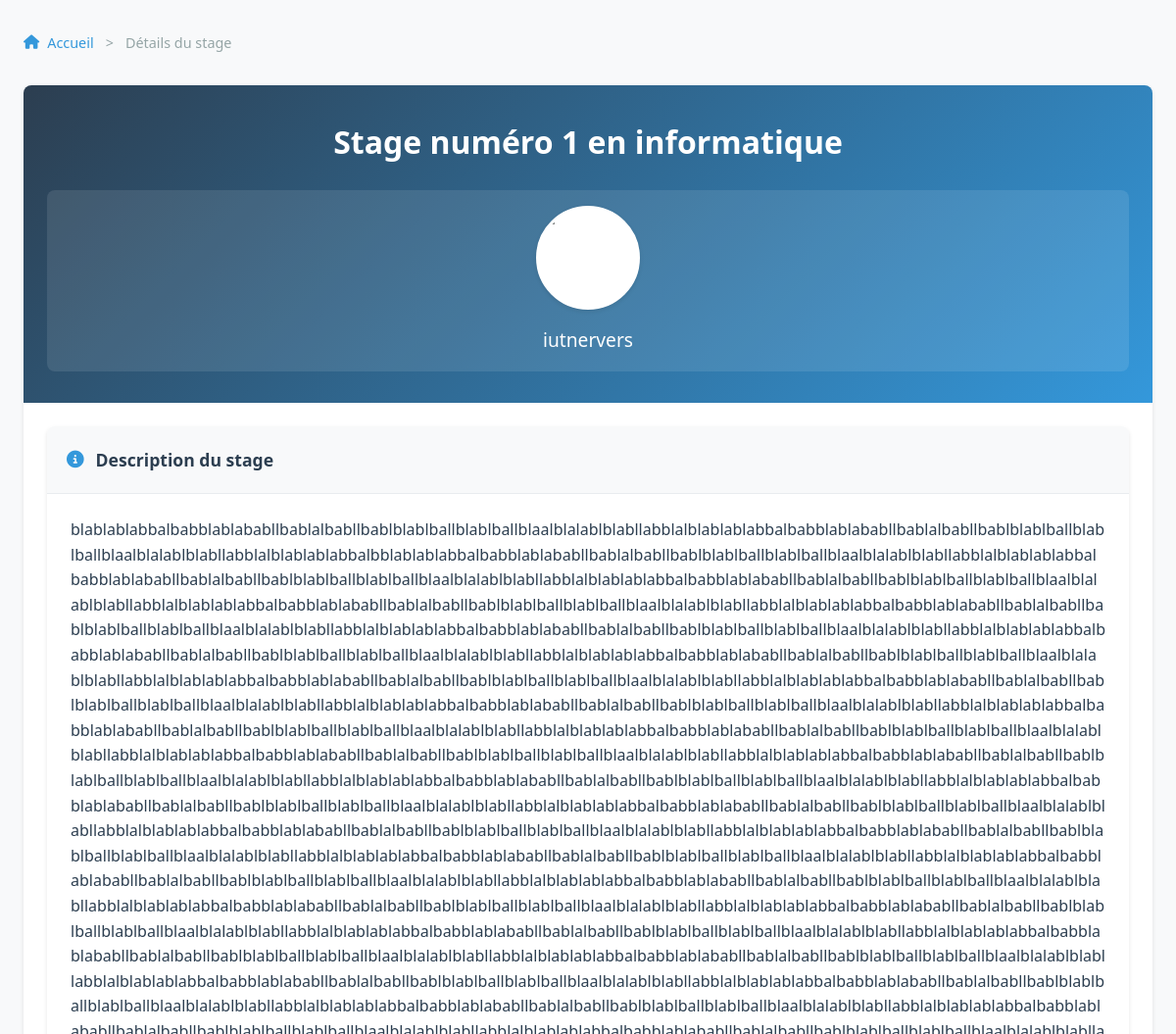
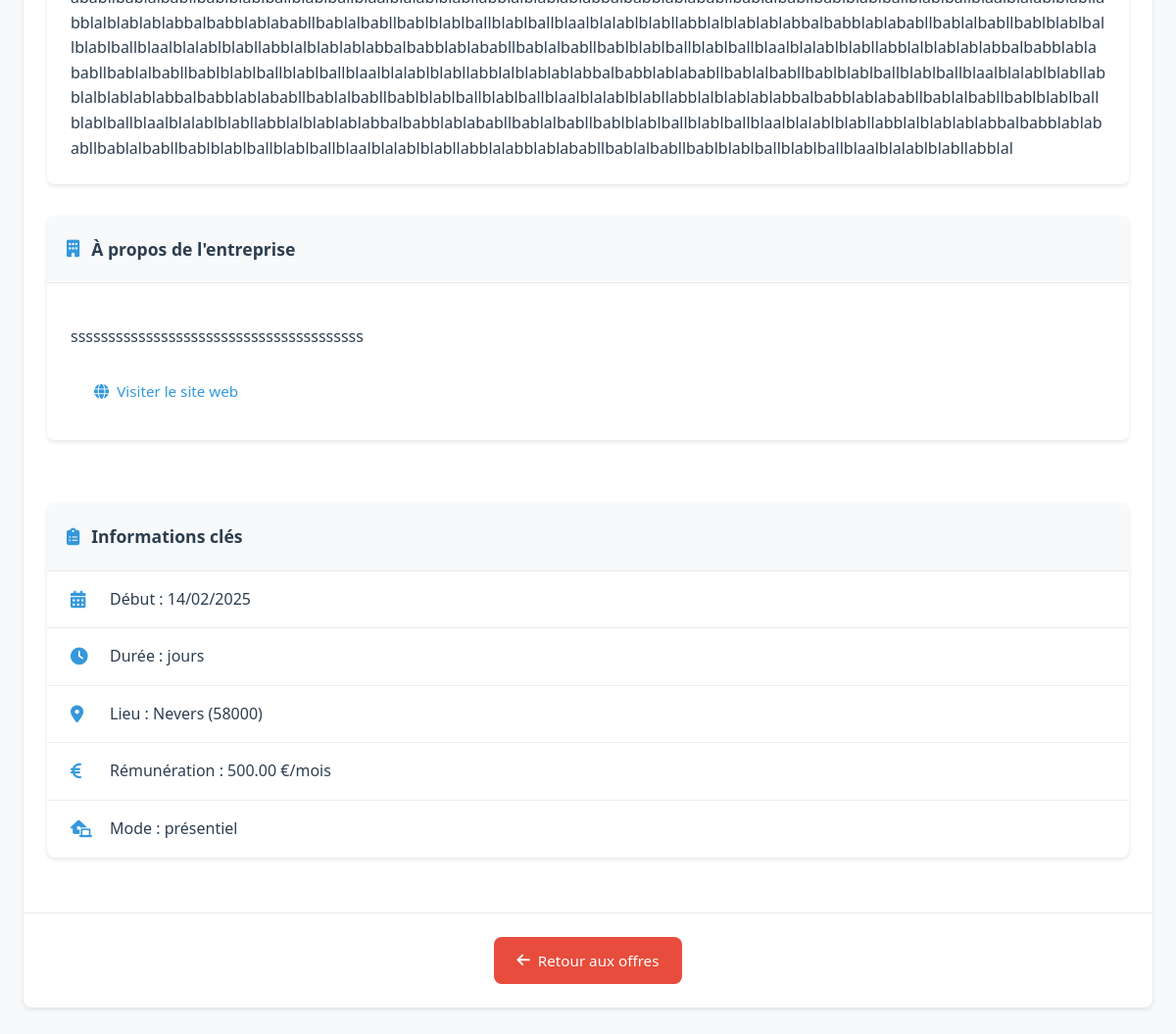
Screenshot of /app/views/internships/stage_details.php?id=35 with the database file from the repository (2 pictures, top to bottom).
### tables this page shows
CREATE TABLE `offres_stages` (
  `id` int(11) NOT NULL,
  `entreprise_id` int(11) DEFAULT NULL,
  `titre` varchar(100) NOT NULL,
  `description` text,
  `date_debut` date DEFAULT NULL,
  `date_fin` date DEFAULT NULL,
  `lieu` varchar(255) DEFAULT NULL,
  `mode_stage` enum('distanciel','présentiel') NOT NULL,
  `logo` varchar(255) DEFAULT NULL,
  `email_contact` varchar(255) NOT NULL,
  `lien_candidature` varchar(255) DEFAULT NULL,
  `domaine` varchar(100) DEFAULT NULL,
  `remuneration` decimal(10,2) DEFAULT NULL,
  `pays` varchar(100) DEFAULT 'France',
  `ville` varchar(100) DEFAULT NULL,
  `code_postal` varchar(10) DEFAULT NULL,
  `region` varchar(100) DEFAULT NULL,
  `departement` varchar(100) DEFAULT NULL,
  `date_publication` timestamp NOT NULL DEFAULT CURRENT_TIMESTAMP
);

CREATE TABLE `entreprises` (
  `id` int(11) NOT NULL,
  `siret` varchar(14) NOT NULL,
  `nom` varchar(100) NOT NULL,
  `adresse` varchar(255) DEFAULT NULL,
  `ville` varchar(100) DEFAULT NULL,
  `code_postal` varchar(10) DEFAULT NULL,
  `pays` varchar(100) DEFAULT NULL,
  `telephone` varchar(20) DEFAULT NULL,
  `site_web` varchar(255) DEFAULT NULL,
  `lieu` varchar(255) DEFAULT NULL,
  `tva_intracommunautaire` varchar(50) DEFAULT NULL,
  `secteur_activite` varchar(100) DEFAULT NULL,
  `description` text,
  `adresse_facturation` varchar(255) DEFAULT NULL,
  `logo` varchar(255) DEFAULT NULL,
  `nom_contact` varchar(100) DEFAULT NULL,
  `username` varchar(100) NOT NULL,
  `email` varchar(255) NOT NULL,
  `password` varchar(255) NOT NULL,
  `role` enum('etudiant','entreprise','admin') NOT NULL DEFAULT 'entreprise',
  `date_creation` timestamp NOT NULL DEFAULT CURRENT_TIMESTAMP,
  `icone` varchar(255) DEFAULT NULL
);

### app/views/internships/stage_details.php (the view, shortened to what this page needs)
<?php
require_once $_SERVER['DOCUMENT_ROOT'] . '/Gestion_Stage/app/config/database.php';
$id = (int) $_GET['id'];
$stmt = $pdo->prepare("
    SELECT o.*, e.nom AS nom_entreprise, e.description AS description_entreprise,
           e.site_web, o.logo AS offre_logo, DATEDIFF(o.date_fin, o.date_debut) AS duree
    FROM offres_stages o
    JOIN entreprises e ON o.entreprise_id = e.id
    WHERE o.id = ?
");
$stmt->execute([$id]);
$internship = $stmt->fetch(PDO::FETCH_ASSOC);
?>
<!DOCTYPE html>
<html lang="fr">
<head>
    <link rel="stylesheet" href="https://cdnjs.cloudflare.com/ajax/libs/font-awesome/6.1.1/css/all.min.css">
    <link rel="stylesheet" href="/Gestion_Stage/public/assets/css/style_stage_details.css">
</head>
<body>
    <div class="container">
        <nav class="breadcrumb">
            <a href="/Gestion_Stage/index.php"><i class="fas fa-home"></i> Accueil</a> >
            <span>Détails du stage</span>
        </nav>
        <main class="offer-container">
            <div class="offer-header">
                <h1><?php echo htmlspecialchars($internship['titre']); ?></h1>
                <div class="company-badge">
                    <?php if (!empty($internship['offre_logo'])): ?>
                        <img src="/Gestion_Stage/public/uploads/logos/<?php echo htmlspecialchars(basename($internship['offre_logo'])); ?>"
                             alt="Logo <?php echo htmlspecialchars($internship['nom_entreprise']); ?>"
                             class="company-logo"
                             onerror="this.onerror=null; this.src='/Gestion_Stage/public/assets/images/default-company.png';">
                    <?php else: ?>
                        <div class="company-logo-placeholder">
                            <i class="fas fa-building"></i>
                        </div>
                    <?php endif; ?>
                    <span class="company-name"><?php echo htmlspecialchars($internship['nom_entreprise']); ?></span>
                </div>
            </div>
            <div class="offer-grid">
                <div class="offer-main">
                <div class="card">
                    <h2><i class="fas fa-info-circle"></i> Description du stage</h2>
                    <div class="card-content">
                        <div class="description-text">
                            <?php echo nl2br(htmlspecialchars($internship['description'])); ?>
                        </div>
                    </div>
                </div>
                    <div class="card">
                        <h2><i class="fas fa-building"></i> À propos de l'entreprise</h2>
                        <div class="card-content">
                            <p><?php echo nl2br(htmlspecialchars($internship['description_entreprise'] ?? '')); ?></p>
                            <?php if (!empty($internship['site_web'])): ?>
                                <a href="<?php echo htmlspecialchars($internship['site_web']); ?>"
                                   target="_blank"
                                   class="btn btn-link">
                                    <i class="fas fa-globe"></i> Visiter le site web
                                </a>
                            <?php endif; ?>
                        </div>
                    </div>
                </div>
                <aside class="offer-sidebar">
                    <div class="card info-card">
                        <h2><i class="fas fa-clipboard-list"></i> Informations clés</h2>
                        <ul class="info-list">
                            <li>
                                <i class="fas fa-calendar-alt"></i>
                                <span>Début : <?php echo date('d/m/Y', strtotime($internship['date_debut'])); ?></span>
                            </li>
                            <li>
                                <i class="fas fa-clock"></i>
                                <span>Durée : <?php echo $internship['duree'] . ' jours'; ?></span>
                            </li>
                            <li>
                                <i class="fas fa-map-marker-alt"></i>
                                <span>Lieu : <?php echo htmlspecialchars($internship['ville'] . ' (' . $internship['code_postal'] . ')'); ?></span>
                            </li>
                            <li>
                                <i class="fas fa-euro-sign"></i>
                                <span>Rémunération : <?php echo htmlspecialchars($internship['remuneration']); ?> €/mois</span>
                            </li>
                            <li>
                                <i class="fas fa-laptop-house"></i>
                                <span>Mode : <?php echo htmlspecialchars($internship['mode_stage']); ?></span>
                            </li>
                        </ul>
                    </div>
                </aside>
            </div>
            <div class="navigation-buttons">
                <a href="/Gestion_Stage/app/views/internships/all_internships.php" class="btn btn-secondary">
                    <i class="fas fa-arrow-left"></i> Retour aux offres
                </a>
            </div>
        </main>
    </div>
</body>
</html>

### public/assets/css/style_stage_details.css (style rules this page uses)
:root { --primary: #2c3e50; --secondary: #3498db; --accent: #e74c3c; --success: #2ecc71; --text: #2c3e50; --text-light: #95a5a6; --bg: #f8f9fa; --border: #e9ecef; --radius: 8px; --shadow: 0 2px 4px rgba(0,0,0,0.1); --transition: all 0.3s ease; }
body { font-family: 'Segoe UI', system-ui, -apple-system, sans-serif; line-height: 1.6; color: var(--text); background: var(--bg); margin: 0; }
.container { max-width: 1200px; margin: 2rem auto; padding: 0 1.5rem; }
.breadcrumb { display: flex; align-items: center; gap: 0.75rem; font-size: 0.9rem; margin-bottom: 2rem; color: var(--text-light); }
.breadcrumb a { color: var(--secondary); text-decoration: none; display: flex; align-items: center; gap: 0.5rem; }
.offer-container { background: white; border-radius: var(--radius); box-shadow: var(--shadow); overflow: hidden; }
.offer-header { background: linear-gradient(135deg, var(--primary), var(--secondary)); color: white; padding: 3rem 2rem; text-align: center; }
.offer-header h1 { margin: 0 0 1.5rem; font-size: 2rem; font-weight: 600; text-align: center; }
.company-badge { background: rgba(255, 255, 255, 0.1); padding: 1rem; border-radius: var(--radius); display: flex; flex-direction: column; align-items: center; gap: 1rem; }
.company-logo { width: 100px; height: 100px; border-radius: 50%; object-fit: cover; border: 3px solid white; box-shadow: var(--shadow); background: white; }
.company-name { font-size: 1.2rem; font-weight: 500; color: white; text-align: center; }
.offer-grid { display: grid; grid-template-columns: 2fr 1fr; gap: 2rem; padding: 2rem; }
.card { background: white; border-radius: 8px; box-shadow: 0 2px 4px rgba(0,0,0,0.1); margin-bottom: 2rem; transition: transform 0.3s ease, box-shadow 0.3s ease; overflow: hidden; height: fit-content; }
.card h2 { margin: 0; padding: 1.25rem; font-size: 1.1rem; color: var(--primary); background: var(--bg); border-bottom: 1px solid var(--border); display: flex; align-items: center; gap: 0.75rem; }
.card h2 i { color: var(--secondary); }
.card-content { padding: 1.5rem; color: var(--text); line-height: 1.8; max-width: 100%; overflow-wrap: break-word; word-wrap: break-word; word-break: break-word; hyphens: auto; }
.description-text { white-space: normal; word-wrap: break-word; overflow-wrap: break-word; line-height: 1.6; }
.info-list { list-style: none; padding: 0; margin: 0; }
.info-list li { display: flex; align-items: center; gap: 1rem; padding: 1rem 1.5rem; border-bottom: 1px solid var(--border); }
.info-list li:last-child { border-bottom: none; }
.info-list i { color: var(--secondary); font-size: 1.1rem; width: 1.5rem; }
.btn { display: inline-flex; align-items: center; justify-content: center; gap: 0.5rem; padding: 0.75rem 1.5rem; font-size: 0.95rem; font-weight: 500; border-radius: var(--radius); border: none; cursor: pointer; text-decoration: none; transition: var(--transition); }
.btn-secondary { background: var(--accent); color: white; }
.btn-link { color: var(--secondary); text-decoration: none; display: inline-flex; align-items: center; gap: 0.5rem; }
.navigation-buttons { padding: 1.5rem; border-top: 1px solid var(--border); text-align: center; }
.info-card { position: sticky; top: 20px; }
@media (max-width: 1224px) { .offer-grid { grid-template-columns: 1fr; padding: 1.5rem; } }
@media (max-width: 1224px) { .offer-header { padding: 2rem 1.5rem; } }

### rows the page displays
offres_stages: titre "Stage numéro 1 en informatique", entreprise.nom "iutnervers", description "blablablabbalbabblablababllbablalbabllbablblablballblablballblaalblalablblabllabblalblablablabbalbabblablababllbablalbabllbablblablballblablballblaalblalablblabllabblalblablablabbalbblablablabbalbabblablababllbablalbabllbablblablballblablballblaalblalablblabllabblalblablablabbalbabblablababllbablalbabllbablblablballblablballblaalblalablblabllabblalblablablabbalbabblablababllbablalbabllbablblablballblablballblaalblalablblabllabblalblablablabbalbabblablababllbablalbabllbablblablballblablballblaalblalablblabllabblalblablablabbalbabblablababllbablalbabllbablblablballblablballblaalblalablblabllabblalblablablabbalbabblablababllbablalbabllbablblablballblablballblaalblalablblabllabblalblablablabbalb…", entreprise.description "sssssssssssssssssssssssssssssssssssssss", date_debut "14/02/2025", ville+code_postal "Nevers (58000)", remuneration "500.00", mode_stage "présentiel"
